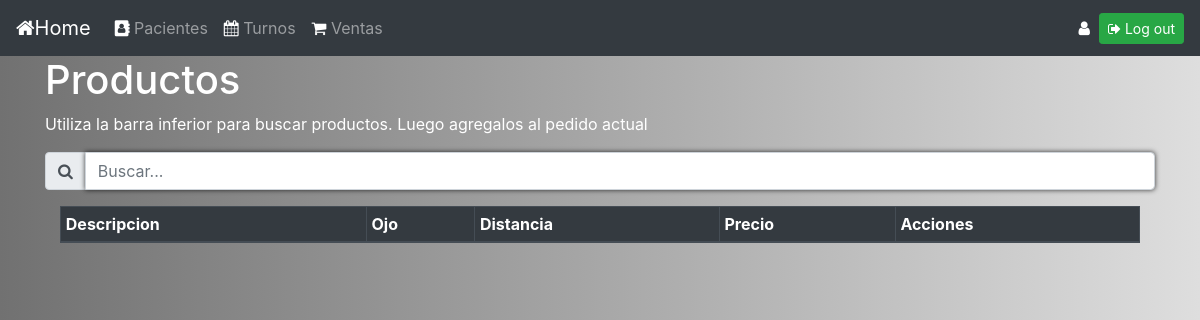
/126/agregar_articulo, run on an earlier commit of the app's database.
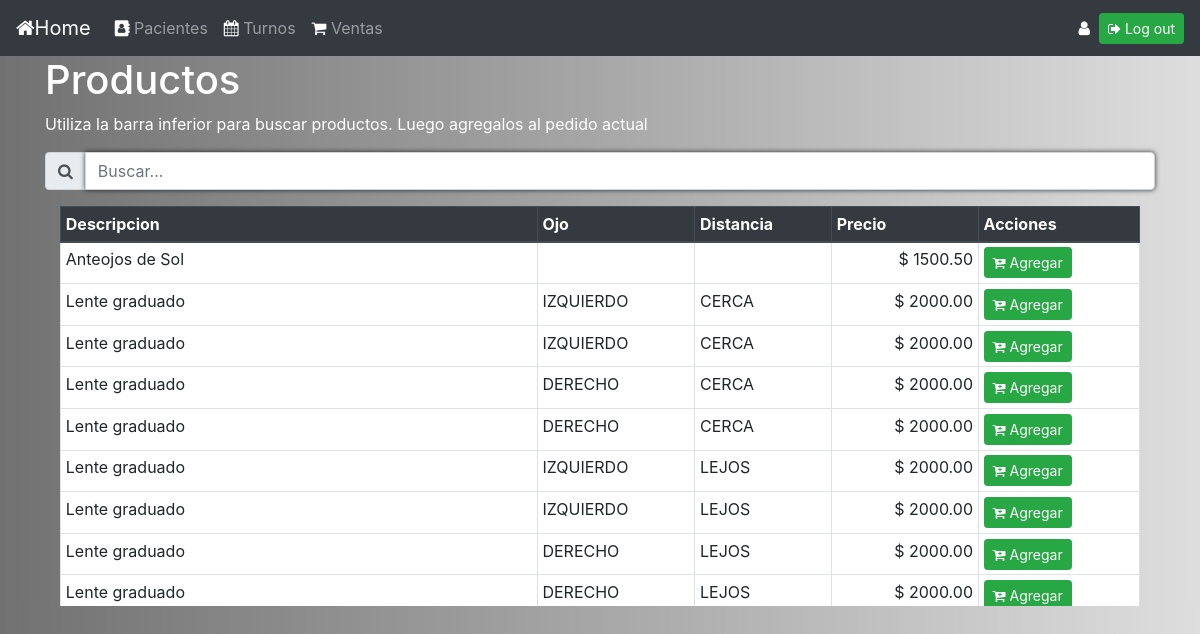
And on a later commit of the database.
### gestion_consultorio/models.py (models this page shows)
class producto(models.Model):
    nombre_producto = models.CharField(max_length=64)
    precio = models.DecimalField(max_digits=8, decimal_places=2)
    clasificacion = models.CharField(max_length=32, choices=[('LENTE','lente'),('ACCESORIO','accesorio'),('ETC','etc')])
    distacia_vision = models.CharField(max_length=10,choices=[('LEJOS','lejos'),('CERCA','cerca')])
    ojo_vision = models.CharField(max_length=32, choices=[('IZQUIERDO','izquierdo'),('DERECHO','derecho')])
    armazon = models.CharField(max_length=2,default="NO")

### gestion_consultorio/views.py (the view)
# urls.py: path("<int:paciente_id>/agregar_articulo", views.agregar_articulo, name="agregar_articulo"),
def agregar_articulo(request,paciente_id):
    return render(request,"agregar_articulo.html",{"productos": producto.objects.all(), "paciente":paciente_id})

### gestion_consultorio/templates/agregar_articulo.html (shortened to what this page needs)
{% extends "layout.html" %}
{% block body %}
<div class="container">
  <h1 style="color:white">Productos</h1>
    <p style="color:white">Utiliza la barra inferior para buscar productos. Luego agregalos al pedido actual</p>
  <div class="input-group mb-3">
    <div class="input-group-prepend">
      <span class="input-group-text" id="basic-addon1"><i class="fa fa-search"></i></span>
    </div>
    <input type="text" class="form-control" id="buscar_tabla" placeholder="Buscar..." aria-label="Username" aria-describedby="basic-addon1">
  </div>
</div>
<div class="container">
    <div id="div1" class ="col-md-12">
        <table border="1" class="table table-hover table-bordered bg-white table-sm">
        <thead class="thead-dark">
            <tr>
                <th scope="col">Descripcion</th>
                <th scope="col">Ojo</th>
                <th scope="col">Distancia</th>
                <th scope="col">Precio</th>
                <th scope="col">Acciones</th>
            </tr>
        </thead>
        <tbody id="tabla_productos">
            {% for unProducto in productos %}
                <tr>
                    <td>{{unProducto.nombre_producto}}</td>
                    <td>{{unProducto.ojo_vision}}
                    <td>{{unProducto.distacia_vision}}
                    <td style="text-align:right">$ {{unProducto.precio}}</td>
                    <td>
                        <a href="{% url 'venta_temp' unProducto.id paciente %}" class="btn btn-success btn-sm" id="btn-Nueva_venta"><i class="fa fa-cart-plus" aria-hidden="true"></i> Agregar</a>
                    </td>
                </tr>
            {% endfor %}
        </tbody>
        </table>
    </div>
</div>
{% endblock %}

### gestion_consultorio/templates/layout.html (shortened to what this page needs)
{% load static %}
<!DOCTYPE html>
<html lang="es">
<head>
    <link rel="stylesheet" href="https://cdn.jsdelivr.net/npm/bootstrap@4.5.3/dist/css/bootstrap.min.css">
    <link href="https://cdnjs.cloudflare.com/ajax/libs/font-awesome/4.7.0/css/font-awesome.min.css" rel="stylesheet">
    <link rel="stylesheet" href="{% static '/css/estilos.css' %}">
    <nav class="navbar navbar-expand-sm bg-dark navbar-dark">
        <a class="navbar-brand" href="{% url 'index' %}"> <i style="color:white;" class="fa fa-home" aria-hidden="true"></i>Home</a>
        <div class="collapse navbar-collapse" id="navbarTogglerDemo02">
          <ul class="navbar-nav mr-auto mt-2 mt-lg-0">
            <li class="nav-item">
                <a class="nav-link" href="{% url 'pacientes' %}"> <i style="color:white;" class="fa fa-address-book" aria-hidden="true"></i> Pacientes</a>
            </li>
            <li class="nav-item">
                <a class="nav-link" href="{% url 'turnos' %}"><i style="color:white;" class="fa fa-calendar" aria-hidden="true"></i> Turnos</a>
            </li>
            <li class="nav-item">
                <a class="nav-link" href="{% url 'ventas' %}"><i style="color:white;" class="fa fa-shopping-cart" aria-hidden="true"></i> Ventas</a>
            </li>
          </ul>
                <a style="color: white; text-align:center;"><i style="color: white;" class="fa fa-user"></i>  {{ request.user.last_name }} {{ request.user.first_name }}</a> &nbsp;&nbsp;
        <a href="{% url 'logout_view' %}" class="btn btn-success btn-sm"><i class="fa fa-sign-out" aria-hidden="true"></i> Log out</a>
        </div>
      </nav>
</head>
<body>
    {%block body%}
    {%endblock%}
</body>
</html>

### gestion_consultorio/static/css/estilos.css (style rules this page uses)
body { background: #717171; background: -moz-linear-gradient(left, #717171 0%, #B3B3B3 61%, #DEDEDE 100%); background: -webkit-linear-gradient(left, #717171 0%, #B3B3B3 61%, #DEDEDE 100%); background: linear-gradient(to right, #717171 0%, #B3B3B3 61%, #DEDEDE 100%); }
#div1 { overflow-y: scroll; overflow-x: hidden; height:400px; width: 100%; }
td { margin: 0 auto; }
input { border-color:#cccccc; border-style:solid; padding:3px; border-width:2px; border-radius:5px; box-shadow: 0px 0px 5px 0px rgba(0, 0, 0, 0.75); font-size:14px; }

What changed in the data, as far as the page shows it:
added producto: nombre_producto "Anteojos de Sol", precio "1500.50"
added producto: nombre_producto "Lente graduado", ojo_vision "IZQUIERDO", distacia_vision "CERCA", precio "2000.00"
added producto: nombre_producto "Lente graduado", ojo_vision "IZQUIERDO", distacia_vision "CERCA", precio "2000.00"
added producto: nombre_producto "Lente graduado", ojo_vision "DERECHO", distacia_vision "CERCA", precio "2000.00"
added producto: nombre_producto "Lente graduado", ojo_vision "DERECHO", distacia_vision "CERCA", precio "2000.00"
added producto: nombre_producto "Lente graduado", ojo_vision "IZQUIERDO", distacia_vision "LEJOS", precio "2000.00"
added producto: nombre_producto "Lente graduado", ojo_vision "IZQUIERDO", distacia_vision "LEJOS", precio "2000.00"
added producto: nombre_producto "Lente graduado", ojo_vision "DERECHO", distacia_vision "LEJOS", precio "2000.00"
added producto: nombre_producto "Lente graduado", ojo_vision "DERECHO", distacia_vision "LEJOS", precio "2000.00"
